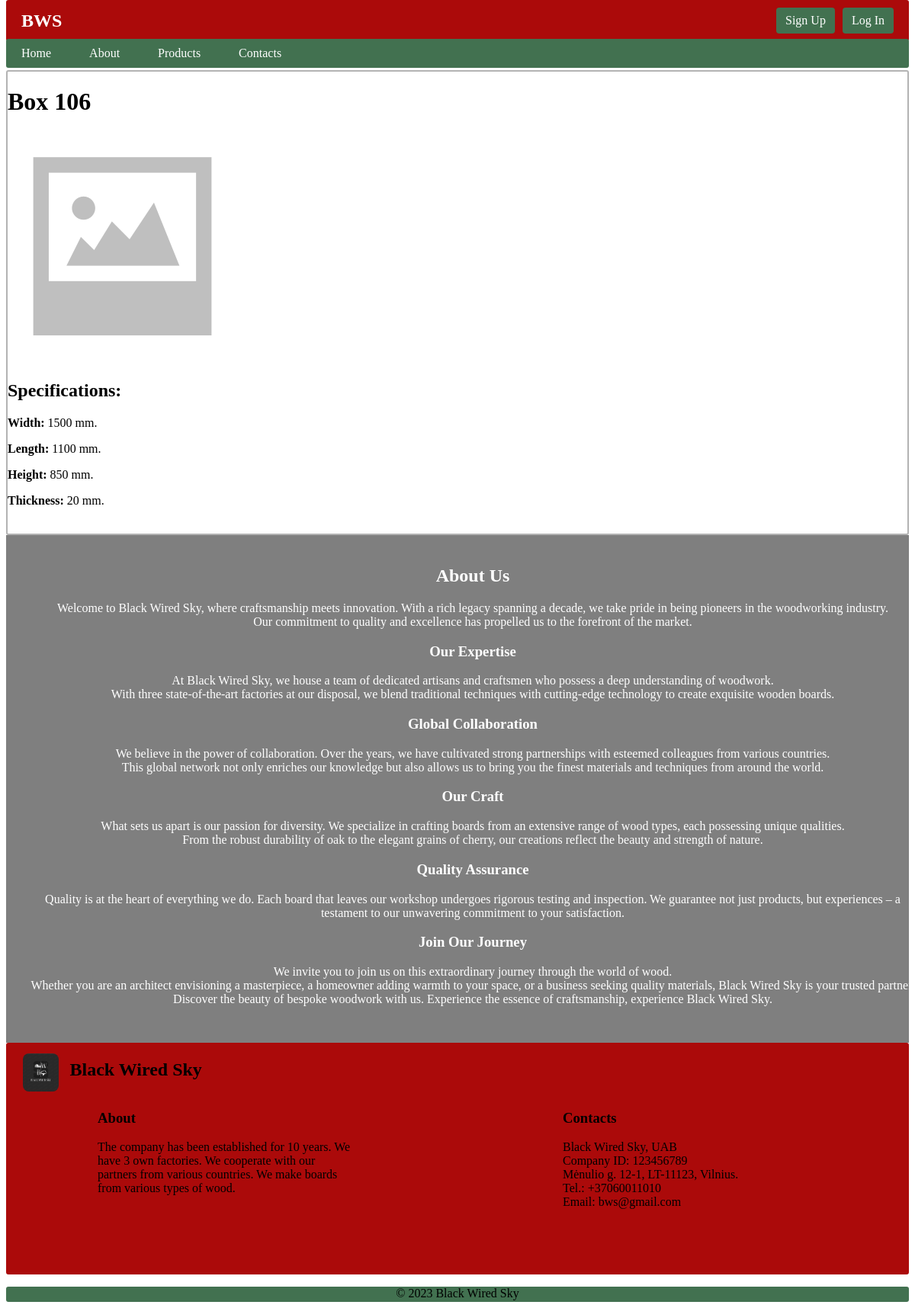
The page /bws/products/11 on the database its author committed.
### bws/models.py (models this page shows, shortened)
class Product(models.Model):
    name = models.CharField(verbose_name='Name', max_length=200, unique=True)
    width = models.IntegerField(verbose_name='Width(mm)', default=0)
    length = models.IntegerField(verbose_name='Length(mm)', default=0)
    height = models.IntegerField(verbose_name='Height(mm)', default=0)
    thickness = models.IntegerField(verbose_name='Thickness(mm)', default=0)
    trailer = models.ForeignKey(to=Trailer, verbose_name='Trailer', on_delete=models.SET_NULL, null=True, blank=True)
    product_image = models.ImageField(verbose_name='Product Image', upload_to='products', null=True, blank=True)
    class Meta:
        verbose_name = 'Product'
        verbose_name_plural = 'Products'

### bws/views.py (the view, shortened to what this page needs)
# urls.py: path('products/<int:product_id>', views.ProductDetailView.as_view(), name='product'),
class ProductDetailView(FormMixin, generic.DetailView):
    model = Product
    template_name = 'product.html'
    context_object_name = 'product'
    form_class = BuyerOrderForm
    def get_object(self, queryset=None):
        product_id = self.kwargs.get('product_id')
        return get_object_or_404(Product, pk=product_id)

### bws/templates/product.html (shortened to what this page needs)
{% extends 'base.html' %}
{% load static %}
{% block 'content' %}
<div class="content">
    <div class="product">
        <h1>{{ product.name }}</h1>
        <h4>
            {% if product.product_image %}
            <img src="{{ product.product_image.url }}">
            {% else %}
            <img src="{% static 'images/no-image.png' %}">
            {% endif %}
        </h4>
        <h2>Specifications:</h2>
        <p><strong>Width:</strong> {{ product.width }} mm.</p>
        <p><strong>Length:</strong> {{ product.length }} mm.</p>
        <p><strong>Height:</strong> {{ product.height }} mm.</p>
        <p><strong>Thickness:</strong> {{ product.thickness }} mm.</p>
        <br>
    </div>
</div>
{% endblock %}

### bws/static/css/style.css (style rules this page uses)
.content { border: 2px solid #B3B3B3; border-radius: 3px; margin-top: 92px; }

### rows shown on the page
Product: name "Box 106", width "1500", length "1100", height "850", thickness "20"
